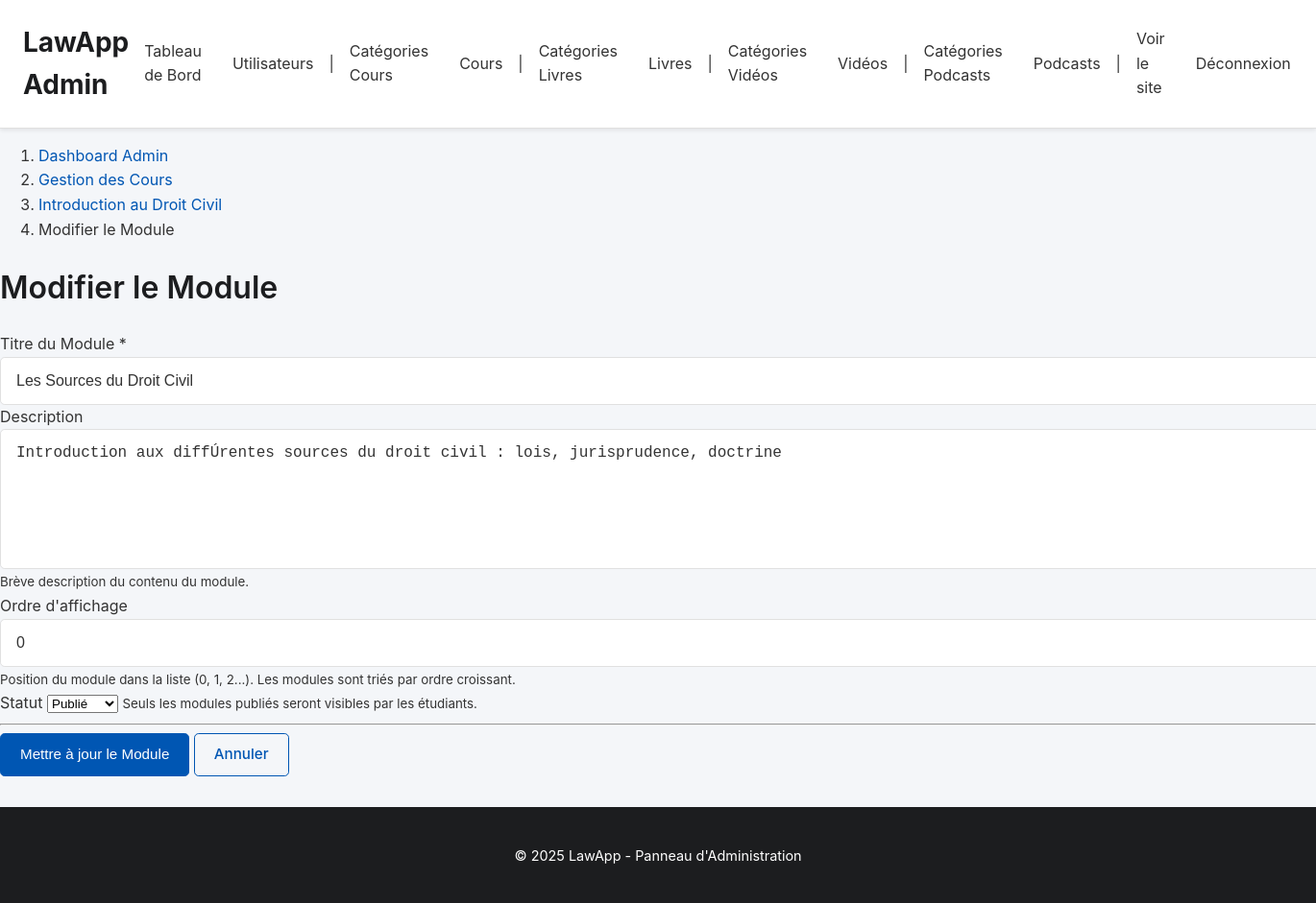
/admin/module_form.php?id=1&cours_id=1, run on the app's committed database.
### tables this page shows
CREATE TABLE `cours` (
  `id` int(11) NOT NULL AUTO_INCREMENT,
  `titre` varchar(255) NOT NULL,
  `description` text DEFAULT NULL,
  `id_categorie` int(11) DEFAULT NULL,
  `niveau` varchar(50) DEFAULT 'debutant',
  `duree_estimee` varchar(100) DEFAULT NULL,
  `prix` decimal(10,2) DEFAULT 0.00,
  `statut` varchar(50) DEFAULT 'brouillon',
  `image_url` varchar(255) DEFAULT NULL,
  `id_createur` int(11) DEFAULT NULL,
  `date_creation` datetime DEFAULT current_timestamp(),
  `date_mise_a_jour` datetime DEFAULT current_timestamp() ON UPDATE current_timestamp(),
  `objectifs` text DEFAULT NULL,
  `prerequis` text DEFAULT NULL,
  `video_url` varchar(255) DEFAULT NULL,
  `type_contenu` enum('texte','video','quiz') DEFAULT 'texte',
  `duree` int(11) DEFAULT 0,
  PRIMARY KEY (`id`),
  KEY `id_categorie` (`id_categorie`),
  CONSTRAINT `cours_ibfk_1` FOREIGN KEY (`id_categorie`) REFERENCES `categories_cours` (`id`) ON DELETE SET NULL
);

CREATE TABLE `modules` (
  `id` int(11) NOT NULL AUTO_INCREMENT,
  `id_cours` int(11) NOT NULL,
  `titre` varchar(255) NOT NULL,
  `description` text DEFAULT NULL,
  `ordre_affichage` int(11) DEFAULT 0,
  `statut` varchar(50) DEFAULT 'brouillon',
  `date_creation` datetime DEFAULT current_timestamp(),
  `date_mise_a_jour` datetime DEFAULT current_timestamp() ON UPDATE current_timestamp(),
  `ordre` int(11) DEFAULT 0,
  PRIMARY KEY (`id`),
  KEY `id_cours` (`id_cours`),
  CONSTRAINT `modules_ibfk_1` FOREIGN KEY (`id_cours`) REFERENCES `cours` (`id`) ON DELETE CASCADE
);

### admin/module_form.php (the view, shortened to what this page needs)
<?php
require_once __DIR__ . '/admin_auth_check.php';
$cours_id = filter_input(INPUT_GET, 'cours_id', FILTER_VALIDATE_INT);
$module_id = filter_input(INPUT_GET, 'id', FILTER_VALIDATE_INT);
$isEditing = ($module_id !== null);
$moduleData = ['titre' => '', 'description' => '', 'ordre' => 0, 'statut' => 'brouillon', 'id_cours' => $cours_id];
$pageTitle = "Ajouter un Module";
if ($isEditing) {
    $pageTitle = "Modifier le Module";
    try {
        $stmt = $pdo->prepare("SELECT * FROM modules WHERE id = :id");
        $stmt->bindParam(':id', $module_id, PDO::PARAM_INT);
        $stmt->execute();
        $moduleData = $stmt->fetch(PDO::FETCH_ASSOC);
    } catch (PDOException $e) {
        error_log("Erreur lors de la récupération du module: " . $e->getMessage());
        $_SESSION['error_message'] = "Erreur lors du chargement du module.";
        if ($cours_id) {
            redirect('manage_cours_contenu.php?cours_id=' . $cours_id);
        } else {
            redirect('manage_cours.php');
        }
    }
}
$coursTitre = '';
if ($cours_id) {
    try {
        $stmtCours = $pdo->prepare("SELECT titre FROM cours WHERE id = :id");
        $stmtCours->bindParam(':id', $cours_id, PDO::PARAM_INT);
        $stmtCours->execute();
        $coursParent = $stmtCours->fetch(PDO::FETCH_ASSOC);
        if ($coursParent) {
            $coursTitre = $coursParent['titre'];
        }
    } catch (PDOException $e) {
        error_log("Erreur récupération titre cours parent: " . $e->getMessage());
    }
}
$formValues = $_SESSION['form_values'] ?? $moduleData;
include 'admin_header.php';
?>
<div class="container mt-4">
     <nav aria-label="breadcrumb">
        <ol class="breadcrumb">
            <li class="breadcrumb-item"><a href="admin_dashboard.php">Dashboard Admin</a></li>
            <li class="breadcrumb-item"><a href="manage_cours.php">Gestion des Cours</a></li>
            <?php if ($coursTitre): ?>
            <li class="breadcrumb-item"><a href="manage_cours_contenu.php?cours_id=<?php echo $cours_id; ?>"><?php echo htmlspecialchars($coursTitre); ?></a></li>
            <?php endif; ?>
            <li class="breadcrumb-item active" aria-current="page"><?php echo $pageTitle; ?></li>
        </ol>
    </nav>
    <h1 class="mb-4"><?php echo $pageTitle; ?></h1>
    <form action="module_actions.php" method="POST">
        <div class="mb-3">
            <label for="titre" class="form-label">Titre du Module <span class="text-danger">*</span></label>
            <input type="text" class="form-control" id="titre" name="titre" value="<?php echo htmlspecialchars($formValues['titre'] ?? ''); ?>" required>
        </div>
        <div class="mb-3">
            <label for="description" class="form-label">Description</label>
            <textarea class="form-control" id="description" name="description" rows="5"><?php echo htmlspecialchars($formValues['description'] ?? ''); ?></textarea>
             <small class="form-text text-muted">Brève description du contenu du module.</small>
        </div>
        <div class="row">
            <div class="col-md-6 mb-3">
                 <label for="ordre" class="form-label">Ordre d'affichage</label>
                <input type="number" class="form-control" id="ordre" name="ordre" value="<?php echo htmlspecialchars($formValues['ordre'] ?? 0); ?>" min="0">
                <small class="form-text text-muted">Position du module dans la liste (0, 1, 2...). Les modules sont triés par ordre croissant.</small>
            </div>
            <div class="col-md-6 mb-3">
                 <label for="statut" class="form-label">Statut</label>
                <select class="form-select" id="statut" name="statut">
                    <option value="publie" <?php echo ($formValues['statut'] ?? '') === 'publie' ? 'selected' : ''; ?>>Publié</option>
                </select>
                 <small class="form-text text-muted">Seuls les modules publiés seront visibles par les étudiants.</small>
            </div>
        </div>
        <hr>
        <button type="submit" class="btn btn-primary">
            <?php echo $isEditing ? 'Mettre à jour le Module' : 'Ajouter le Module'; ?>
        </button>
        <a href="manage_cours_contenu.php?cours_id=<?php echo $cours_id; ?>" class="btn btn-secondary">Annuler</a>
    </form>
</div>
<?php include 'admin_footer.php'; ?>

### admin/css/admin_style.css (style rules this page uses)
:root { --admin-bg-color: #f4f6f9; --admin-text-color: #333; --admin-primary-color: #0056b3; --admin-primary-hover-color: #004085; --admin-header-bg-color: #ffffff; --admin-header-text-color: #333; --admin-nav-link-color: #333; --admin-nav-link-hover-color: var(--admin-primary-color); --admin-section-bg-color: #ffffff; --admin-border-color: #e0e0e0; --admin-heading-color: #1c1d1f; --admin-button-bg-color: var(--admin-primary-color); --admin-button-text-color: #ffffff; --admin-button-hover-bg-color: var(--admin-primary-hover-color); --admin-link-color: var(--admin-primary-color); --admin-link-hover-color: var(--admin-primary-hover-color); --admin-card-shadow: 0 4px 8px rgba(0,0,0,0.05); --admin-font-family-sans-serif: -apple-system, BlinkMacSystemFont, "Segoe UI", Roboto, "Helvetica Neue", Arial, sans-serif, "Apple Color Emoji", "Segoe UI Emoji", "Segoe UI Symbol"; --admin-table-header-bg: #f3f4f6; --admin-table-border-color: #d1d5db; --admin-primary-color-rgb-tuple: 0,86,179; }
body { font-family: var(--admin-font-family-sans-serif); margin: 0; background-color: var(--admin-bg-color); color: var(--admin-text-color); display: flex; flex-direction: column; min-height: 100vh; line-height: 1.6; }
h1, h2, h3, h4, h5, h6 { color: var(--admin-heading-color); font-weight: 600; }
a { color: var(--admin-link-color); text-decoration: none; transition: color 0.2s ease-in-out; }
.btn { display: inline-block; padding: 0.65rem 1.25rem; font-size: 0.95rem; font-weight: 500; line-height: 1.5; text-align: center; text-decoration: none; vertical-align: middle; cursor: pointer; user-select: none; border: 1px solid transparent; border-radius: 0.3rem; transition: color .15s ease-in-out,background-color .15s ease-in-out,border-color .15s ease-in-out,box-shadow .15s ease-in-out; }
.btn-primary { color: var(--admin-button-text-color); background-color: var(--admin-button-bg-color); border-color: var(--admin-button-bg-color); }
.btn-secondary { color: var(--admin-primary-color); background-color: transparent; border-color: var(--admin-primary-color); }
.form-control { display: block; width: 100%; padding: 0.75rem 1rem; font-size: 1rem; font-weight: 400; line-height: 1.5; color: var(--admin-text-color); background-color: #fff; background-clip: padding-box; border: 1px solid var(--admin-border-color); border-radius: 0.3rem; transition: border-color .15s ease-in-out,box-shadow .15s ease-in-out; }
textarea.form-control { min-height: 120px; }

### data on the page
cours: titre "Introduction au Droit Civil"
modules: titre "Les Sources du Droit Civil", description "Introduction aux diffÚrentes sources du droit civil : lois, jurisprudence, doctrine", ordre "0", statut "Publié"

### other printed values
$pageTitle "Modifier le Module"
